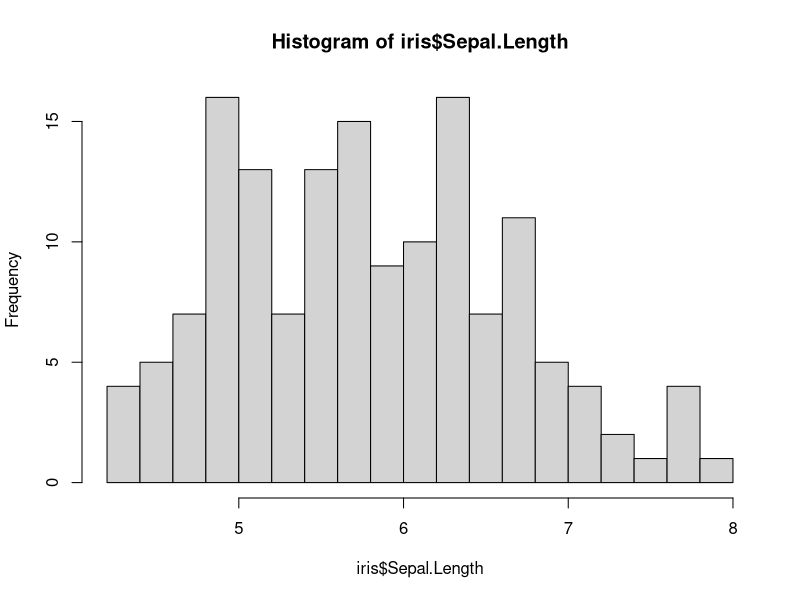
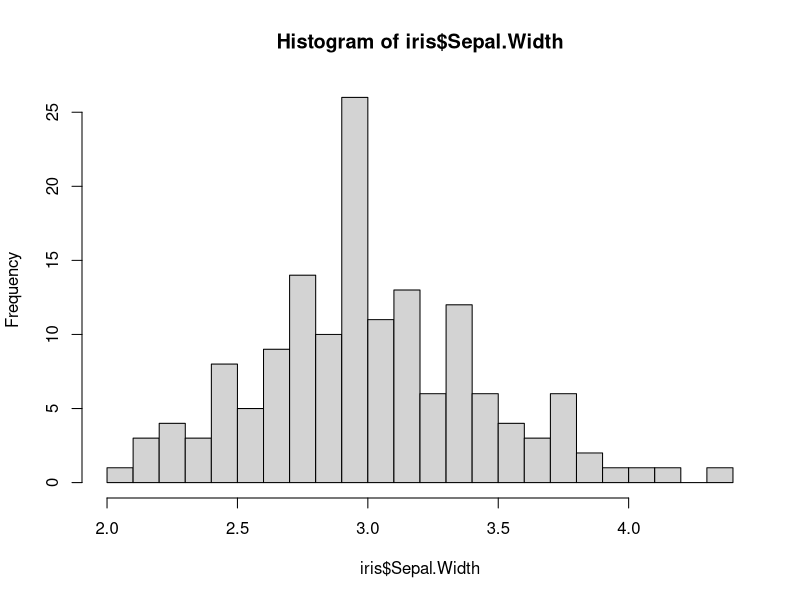

Write R code to recreate these figures, in order.

data(iris)

a<- hist(iris$Sepal.Length,breaks=15)
a$breaks
a<-c(4.2,5.2,5.8,6.4,8.0) # corresponds to minima of Sepal Lengths

test<-hist(iris$Sepal.Width,breaks=20)
test$breaks
b<-c(2.0,2.3,2.8,3.2,3.9)

########### Create Nominal variables  ############
testdf<-iris
g = rep(0,nrow(testdf))

for (k in 1:4){
        
        idx<-which(testdf$Sepal.Length>=a[k]&testdf$Sepal.Length<a[k+1])
        g[idx]=k
        
} # created nominal g on Sepal Length

h = rep(0,nrow(testdf))
for (k in 1:4){
        
        idx<-which(testdf$Sepal.Width>=b[k]&testdf$Sepal.Width<b[k+1])
        h[idx]=k
        
} # created nominal h on Sepal Width

t <- rep(0,nrow(testdf))

for (k in 1:3){
        
        f1<-(k-1)*50
        f2<-k*50
        
        t[f1:f2]<-k
        
} # created nominal t on species assuming they are arranged in order in df


########### Update Dataset  ############

testdf$g<-g
testdf$h<-h
testdf$t<-t

########### Create contingency tables  ############

ct<-matrix(,nrow=4, ncol=5)
rownames(ct)<-c('T1','T2','T3','Total')
colnames(ct)<-c('g1','g2','g3','g4','Total')

ct1<-matrix(,nrow=4, ncol=5)
rownames(ct1)<-c('T1','T2','T3','Total')
colnames(ct1)<-c('h1','h2','h3','h4','Total')



for(i in 1:3){
        
        for (j in 1:4){
                
                ct[i,j]<-length(which(testdf$t==i & testdf$g==j))
                
        }
        
}

# compute rowsums
for (j in 1:4){
        
        ct[4,j]=sum(ct[1:3,j])
        
}

# compute colsums

for (i in 1:4){
        
        ct[i,5]=sum(ct[i,1:4])
        
}

############

for(i in 1:3){
        
        for (j in 1:4){
                
                ct1[i,j]<-length(which(testdf$t==i & testdf$h==j))
                
        }
        
}

# compute rowsums
for (j in 1:4){
        
        ct1[4,j]=sum(ct1[1:3,j])
        
}

# compute colsums

for (i in 1:4){
        
        ct1[i,5]=sum(ct1[i,1:4])
        
}



